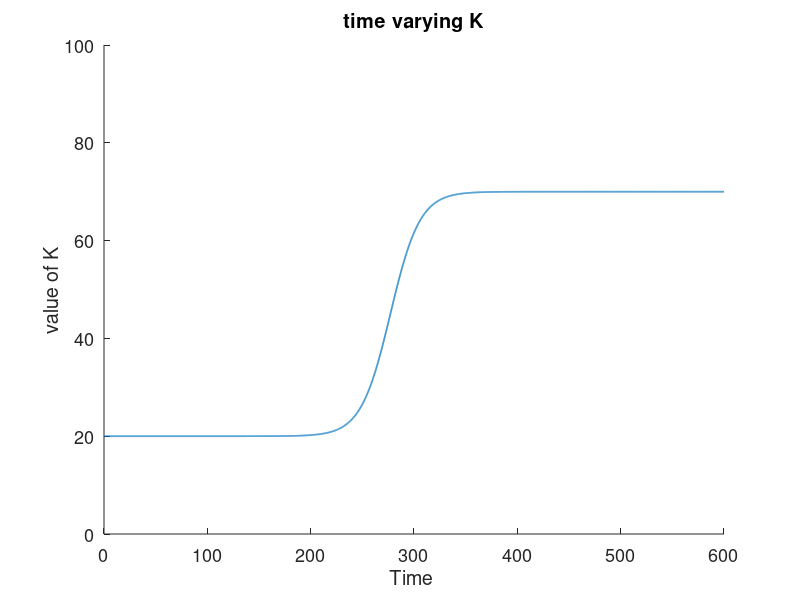

Write the MATLAB code that produced this figure.
close all;
clear all;
dt = 0.1;
total = 600;
iter = total / dt + 1;
t = zeros(iter, 1);
x = 0.07;set(gca,'fontsize',13)
hold on
k1 = 20;
k2 = 50;
k = zeros(iter, 1);
k(1) = 0.0000002;
for i = 2 : iter
    k(i) = k(i - 1) + x * k(i - 1) * (1 - k(i - 1) / k2) * dt;
    t(i) = t(i - 1) + dt;
end;
k = k + k1;
plot(t, k,'lineWidth',1.2)
ylim([0 100]);
xlim([0 600]);
title('time varying K');
xlabel('Time ');
ylabel('value of K');
